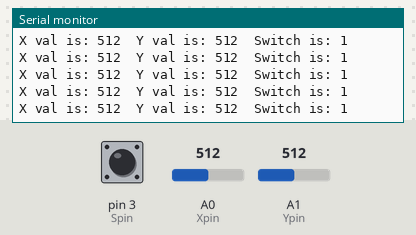
Bench run of a sketch on a simulated Arduino Uno, built with avr-gcc and run on an emulated ATmega328P. Parts: the last lines printed to the serial monitor. The test bench sets the inputs (shaded band); at power-on: A0 (Xpin) = 512, pin 3 (Spin) HIGH, A1 (Ypin) = 512.

Above: at 10.4 s.
10.5 s: A0 (Xpin) set to 990
At 10.8 s:
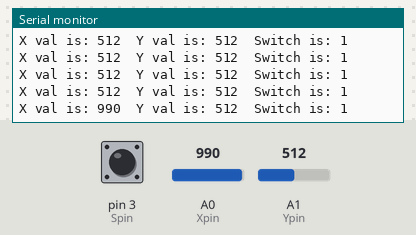
13.5 s: A0 (Xpin) set to 1017
At 13.62 s:
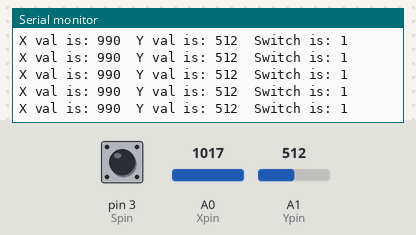
Timing chart, 0 to 16.5 s (numbered marks = the images above; inputs shaded):
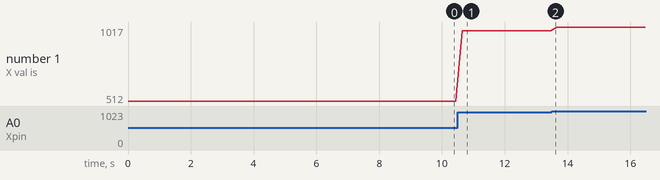

Measured:
- after the input at 10.5 s, the serial monitor: prints a new line after 0.15 s (image 1)
- plotted number 1: 512 → 990 after the input at 10.5 s, 990 → 1017 after the input at 13.5 s

The sketch:

joyStickInput.ino
```cpp
int Xpin=A0;
int Ypin=A1;
int Spin=3;
int Xval;
int Yval;
int Sval;
int dt=200;

void setup() {
  // put your setup code here, to run once:
  Serial.begin(9600);
  pinMode(Xpin,INPUT);
  pinMode(Ypin,INPUT);
  pinMode(Spin,INPUT);
  digitalWrite(Spin,HIGH); //Acts as a pull up resistor
}

void loop() {
  // put your main code here, to run repeatedly:
  Xval=analogRead(Xpin);
  Yval=analogRead(Ypin);
  Sval=digitalRead(Spin);
  Serial.print("X val is: ");
  Serial.print(Xval);
  Serial.print("  Y val is: ");
  Serial.print(Yval);
  Serial.print("  Switch is: ");
  Serial.println(Sval);
  delay(dt);

}
```
